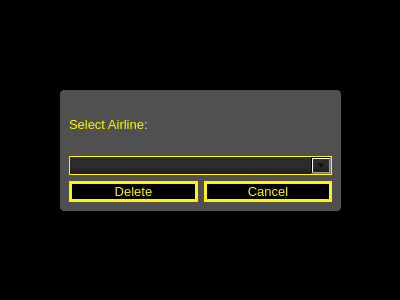
<?xml version="1.0" encoding="UTF-8"?>
<ui version="4.0">
 <class>DeleteAirline</class>
 <widget class="QDialog" name="DeleteAirline">
  <property name="geometry">
   <rect>
    <x>0</x>
    <y>0</y>
    <width>400</width>
    <height>300</height>
   </rect>
  </property>
  <property name="windowTitle">
   <string>Dialog</string>
  </property>
  <property name="styleSheet">
   <string notr="true">* {
	font-size: 10pt;
}

QDialog {
	
	background-color: rgb(0, 0, 0);
}

QLabel {
	color: rgb(255, 246, 0);
}

QPushButton {
	background-color: rgb(0, 0, 0);
	color: rgb(255, 246, 0);
	border: 3px solid #fff600;
}

QPushButton:hover {
	background-color: #fff600;
	color: black;
}

QComboBox {
	
	background-color: qlineargradient(spread:pad, x1:0.517, y1:0, x2:0.517, y2:1, stop:0 rgba(45, 45, 45, 255), stop:0.505682 rgba(45, 45, 45, 255), stop:1 rgba(29, 29, 29, 255));
	border: 1px solid #fff600;
}

QComboBox::down-arrow {
	
	image: url(:/img/arrow-down.png);
}

QComboBox::down-arrow:on { /* shift the arrow when popup is open */
    top: 1px;
    left: 1px;
}

QComboBox:on { /* shift the text when the popup opens */
    padding-top: 3px;
    padding-left: 4px;
}

QComboBox::drop-down {
    width: 20px;
}


#frame {
	
	background-color: rgb(255, 255, 255, 80);
	border-radius: 4px;
}
</string>
  </property>
  <widget class="QFrame" name="frame">
   <property name="geometry">
    <rect>
     <x>60</x>
     <y>90</y>
     <width>281</width>
     <height>121</height>
    </rect>
   </property>
   <property name="frameShape">
    <enum>QFrame::StyledPanel</enum>
   </property>
   <property name="frameShadow">
    <enum>QFrame::Raised</enum>
   </property>
   <layout class="QVBoxLayout" name="verticalLayout_2">
    <item>
     <layout class="QVBoxLayout" name="verticalLayout">
      <item>
       <widget class="QLabel" name="lbl">
        <property name="text">
         <string>Select Airline:</string>
        </property>
       </widget>
      </item>
      <item>
       <widget class="QComboBox" name="comboBox"/>
      </item>
     </layout>
    </item>
    <item>
     <layout class="QHBoxLayout" name="horizontalLayout_3">
      <item>
       <widget class="QPushButton" name="btnSubmit">
        <property name="text">
         <string>Delete</string>
        </property>
       </widget>
      </item>
      <item>
       <widget class="QPushButton" name="btnCancel">
        <property name="text">
         <string>Cancel</string>
        </property>
       </widget>
      </item>
     </layout>
    </item>
   </layout>
  </widget>
 </widget>
 <resources/>
 <connections/>
</ui>
